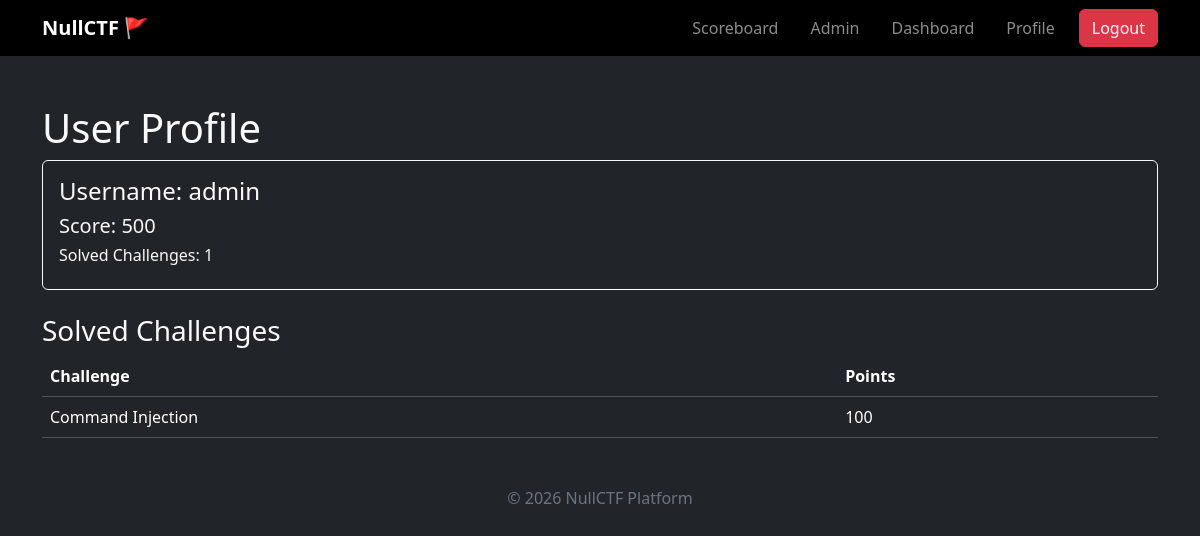
Screenshot of /profile (signed in) with the database file from the repository.
### tables this page shows
CREATE TABLE users(
id INTEGER PRIMARY KEY AUTOINCREMENT,
username TEXT UNIQUE,
password TEXT,
score INTEGER DEFAULT 0
, role TEXT DEFAULT 'user');

CREATE TABLE challenges(
id INTEGER PRIMARY KEY AUTOINCREMENT,
name TEXT,
description TEXT,
flag TEXT,
points INTEGER
, category text);

### app.py (the view)
@app.route("/profile")
def profile():
    if "user" not in session:
        return redirect("/login")
    db = get_db()
    user = db.execute(
        "SELECT username, score FROM users WHERE id=?",
        (session["id"],)
    ).fetchone()
    solved = db.execute("""
    SELECT challenges.name, challenges.points
    FROM solves
    JOIN challenges
    ON solves.challenge_id = challenges.id
    WHERE solves.user_id=?
    """,(session["id"],)).fetchall()
    return render_template(
        "profile.html",
        user=user,
        solved=solved
    )

### app.py (called while the page is built)
def get_db():
    conn = sqlite3.connect("database.db")
    conn.row_factory = sqlite3.Row
    return conn

### templates/profile.html
{% extends "base.html" %}
{% block content %}
<h1>User Profile</h1>
<div class="card bg-dark text-light border-light mb-4">
<div class="card-body">
<h4>Username: {{user.username}}</h4>
<h5>Score: {{user.score}}</h5>
<h6>Solved Challenges: {{solved|length}}</h6>
</div>
</div>
<h3>Solved Challenges</h3>
<table class="table table-dark">
<tr>
<th>Challenge</th>
<th>Points</th>
</tr>
{% for c in solved %}
<tr>
<td>{{c.name}}</td>
<td>{{c.points}}</td>
</tr>
{% endfor %}
</table>
{% endblock %}

### rows the page displays
users: username "admin", score "500"
challenges: name "Command Injection", points "100"

### other values shown
{{ solved|length }} "1"
